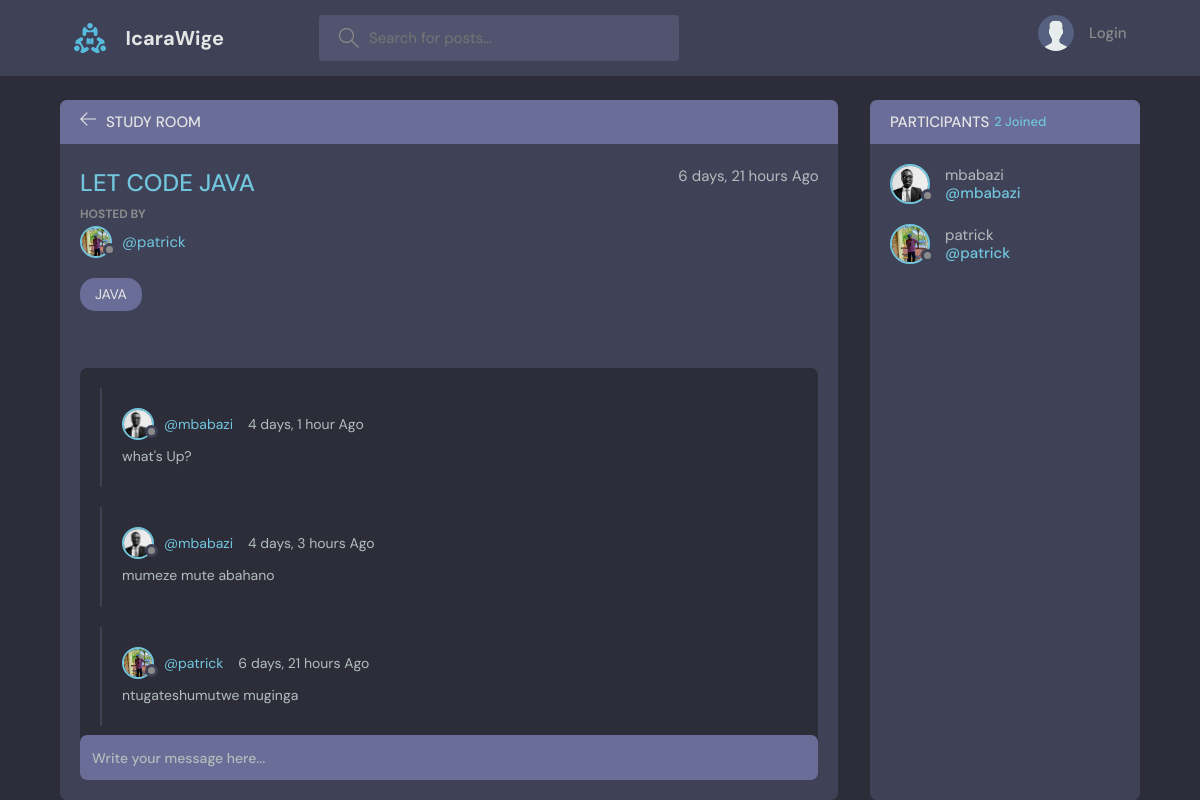
Page /room/3/ on the committed database.
### base/models.py (models this page shows, shortened)
class Room(models.Model):
    host = models.ForeignKey(User, on_delete=models.SET_NULL, null=True)
    topic = models.ForeignKey(Topic, on_delete=models.SET_NULL, null=True)
    name = models.CharField(max_length=200)
    Description = models.TextField(null=True, blank=True)
    participants = models.ManyToManyField(User, related_name='participants', blank=True)
    updated = models.DateTimeField(auto_now=True)
    created = models.DateTimeField(auto_now_add=True)
    class Meta:
        ordering = ['-updated', '-created']

class User(AbstractUser):
    username =models.CharField(max_length=200, null=True)
    name = models.CharField(max_length=200, null=True)
    email = models.EmailField(unique=True)
    bio = models.TextField(null=True, blank=True)
    avatar=models.ImageField(null=True,default="avatar.svg")
    USERNAME_FIELD = 'email'
    REQUIRED_FIELDS = []
    objects = UserManager()

class Topic(models.Model):
    name = models.CharField(max_length=200)
    class Meta:
        ordering = ['name']
    def __str__(self):
        return self.name

class Message(models.Model):
    user = models.ForeignKey(User, on_delete=models.CASCADE)
    room = models.ForeignKey(Room, on_delete=models.CASCADE)
    body = models.TextField()
    updated = models.DateTimeField(auto_now=True)
    created = models.DateTimeField(auto_now_add=True)
    class Meta:
        ordering = ['-updated', '-created']

### base/views.py (the view, shortened to what this page needs)
# urls.py: path('room/<str:pk>/', views.room, name='room'),
def room(request,pk):
    room=Room.objects.get(id=pk)
    roomessages=room.message_set.all()#.order_by('created') #refer to message model
    participants=room.participants.all()
    context={'room':room,'roomessages': roomessages,'participants':participants}
    return render(request, 'base/room.html', context)

### base/templates/base/room.html (shortened to what this page needs)
{%extends 'base/nav.html'%}
   {%block content%}
    <main class="profile-page layout layout--2">
      <div class="container">
        <div class="room">
          <div class="room__top">
            <div class="room__topLeft">
              <a href="{%url 'home'%}">
                <svg version="1.1" xmlns="http://www.w3.org/2000/svg" width="32" height="32" viewBox="0 0 32 32">
                  <title>arrow-left</title>
                  <path
                    d="M13.723 2.286l-13.723 13.714 13.719 13.714 1.616-1.611-10.96-10.96h27.625v-2.286h-27.625l10.965-10.965-1.616-1.607z"
                  ></path>
                </svg>
              </a>
              <h3>Study Room</h3>
            </div>
          </div>
          <div class="room__box scroll">
            <div class="room__header scroll">
              <div class="room__info">
              <h3>{{room.name}}</h3>
                <span>{{room.created|timesince}} Ago</span>
              </div>
              <div class="room__hosted">
                <p>Hosted By</p>
                <a href="{%url 'profile' room.host.id%}" class="room__author">
                  <div class="avatar avatar--small">
                    <img src="{{room.host.avatar.url}}" />
                  </div>
                  <span>@{{room.host.username}}</span>
                </a>
              </div>
              <span class="room__topics">{{room.topic}}</span>
            </div>
            <div class="room__conversation">
              <div class="threads scroll">
                {% for message in roomessages %}
                <div class="thread">
                  <div class="thread__top">
                    <div class="thread__author">
                      <a href="{%url 'profile' message.user.id%}" class="thread__authorInfo">
                        <div class="avatar avatar--small">
                          <img src="{{message.user.avatar.url}}" />
                        </div>
                        <span>@{{message.user.username}}</span>
                      </a>
                      <span class="thread__date">{{message.created|timesince}} Ago</span>
                    </div>
                  </div>
                  <div class="thread__details">
                    {{message.body}}
                  </div>
                </div>
                {%endfor%}
              </div>
            </div>
          </div>
          <div class="room__message">
            <form action="#" method="POST">
              <input name="body" placeholder="Write your message here..." /></form>
          </div>
        </div>
        <div class="participants">
          <h3 class="participants__top">Participants <span>{{participants.count}} Joined</span></h3>
          <div class="participants__list scroll">
            {%for user in participants%}
            <a href="{%url 'profile' user.id%}" class="participant">
              <div class="avatar avatar--medium">
                <img src="{{user.avatar.url}}" />
              </div>
              <p>
               {{user.username}}
                <span>@{{user.username}}</span>
              </p>
            </a>
            {%endfor%}
          </div>
        </div>
      </div>
    </main>
  {%endblock content%}

### rows in the picture
Room: name "LET CODE JAVA", created "6 days, 21 hours", host.avatar (picture), host.username "patrick", topic "JAVA"
Message: user.avatar (picture), user.username "mbabazi", created "4 days, 1 hour", body "what's Up?"
Message: user.avatar (picture), user.username "mbabazi", created "4 days, 3 hours", body "mumeze mute abahano"
Message: user.avatar (picture), user.username "patrick", created "6 days, 21 hours", body "ntugateshumutwe muginga"
User: avatar (picture), username "mbabazi"
User: avatar (picture), username "patrick"

### other values in the picture
{{ participants.count }} "2"
